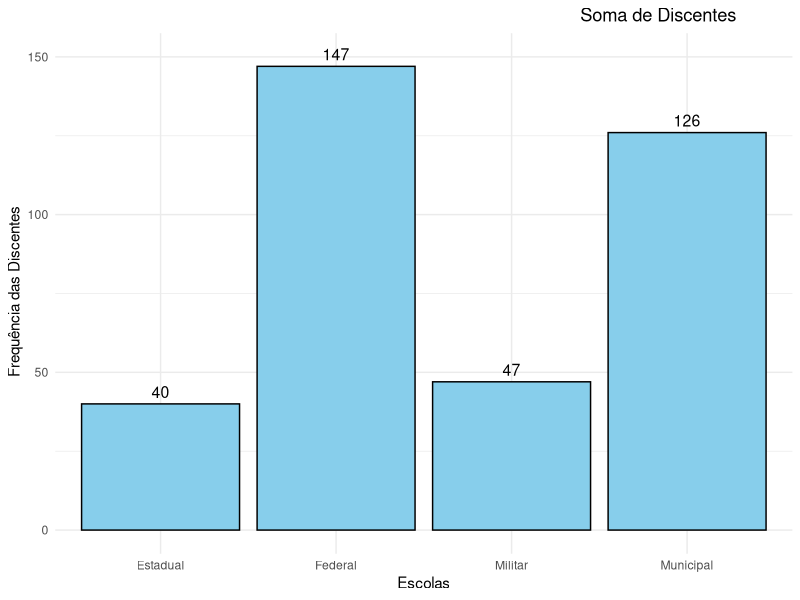

Here is the R script that generated this plot:
install.packages("ggplot2")
library(ggplot2)

# Vetores de exemplo
nomes <- c("Municipal", "Militar", "Federal", "Estadual")
quantidades <- c(126, 47, 147, 40)

# Data frame
df <- data.frame(fruta = nomes, quantidade = quantidades)

# Gráfico com eixo Y fixo até 127
ggplot(df, aes(x = fruta, y = quantidade)) +
  geom_bar(stat = "identity", fill = "skyblue", color = "black") +
  geom_text(aes(label = quantidade), vjust = -0.5, size = 4) +
  labs(title = "                                                                                                         Soma de Discentes               ", x = "Escolas", y = " Frequência das Discentes") +
  scale_y_continuous(limits = c(0, 150)) +
  theme_minimal()

